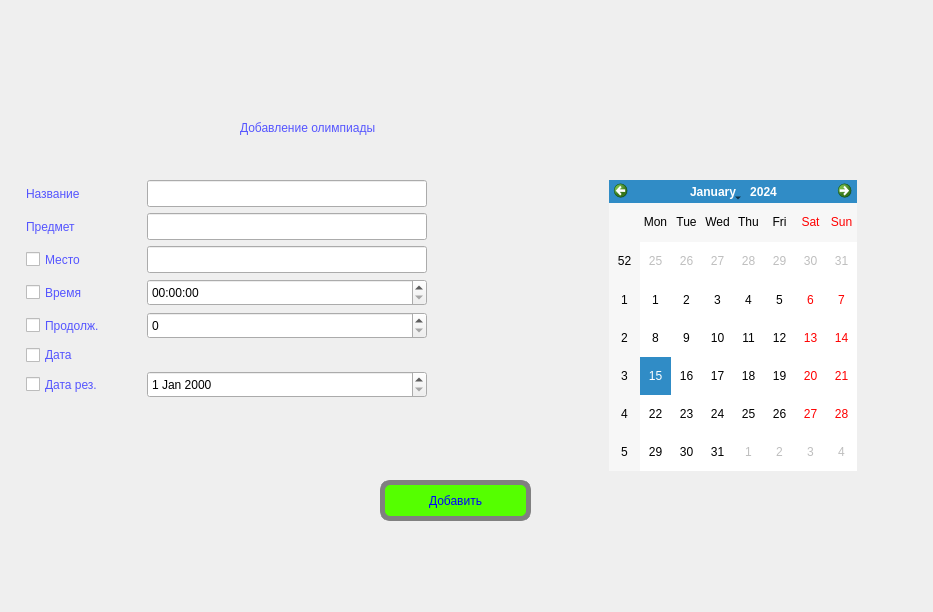
<?xml version="1.0" encoding="UTF-8"?>
<ui version="4.0">
 <class>Dialog</class>
 <widget class="QDialog" name="Dialog">
  <property name="geometry">
   <rect>
    <x>0</x>
    <y>0</y>
    <width>933</width>
    <height>612</height>
   </rect>
  </property>
  <property name="windowTitle">
   <string>Dialog</string>
  </property>
  <widget class="QPushButton" name="pushButton">
   <property name="geometry">
    <rect>
     <x>380</x>
     <y>480</y>
     <width>151</width>
     <height>41</height>
    </rect>
   </property>
   <property name="minimumSize">
    <size>
     <width>151</width>
     <height>41</height>
    </size>
   </property>
   <property name="maximumSize">
    <size>
     <width>151</width>
     <height>41</height>
    </size>
   </property>
   <property name="styleSheet">
    <string notr="true">#pushButton {
background-color: rgb(85, 255, 0);
font: 75 10pt &quot;MS Shell Dlg 2&quot;;
border-radius: 10px;
border: 5px solid grey;
color: blue;
}

#pushButton:hover {
border: 5px solid #5555ff;
}</string>
   </property>
   <property name="text">
    <string>Добавить</string>
   </property>
  </widget>
  <widget class="QWidget" name="layoutWidget">
   <property name="geometry">
    <rect>
     <x>26</x>
     <y>180</y>
     <width>831</width>
     <height>291</height>
    </rect>
   </property>
   <layout class="QHBoxLayout" name="horizontalLayout_6">
    <item>
     <layout class="QVBoxLayout" name="verticalLayout_3">
      <item>
       <layout class="QVBoxLayout" name="verticalLayout_2">
        <item>
         <layout class="QVBoxLayout" name="verticalLayout">
          <item>
           <layout class="QHBoxLayout" name="horizontalLayout">
            <item alignment="Qt::AlignLeft">
             <widget class="QLabel" name="label_2">
              <property name="minimumSize">
               <size>
                <width>115</width>
                <height>0</height>
               </size>
              </property>
              <property name="maximumSize">
               <size>
                <width>110</width>
                <height>27</height>
               </size>
              </property>
              <property name="styleSheet">
               <string notr="true">color: rgb(85, 85, 255);
font: italic 15pt &quot;Monotype Corsiva&quot;;

</string>
              </property>
              <property name="text">
               <string>Название</string>
              </property>
             </widget>
            </item>
            <item>
             <widget class="QLineEdit" name="edit_title">
              <property name="minimumSize">
               <size>
                <width>280</width>
                <height>27</height>
               </size>
              </property>
              <property name="maximumSize">
               <size>
                <width>280</width>
                <height>27</height>
               </size>
              </property>
             </widget>
            </item>
           </layout>
          </item>
          <item>
           <layout class="QHBoxLayout" name="horizontalLayout_2">
            <item alignment="Qt::AlignLeft">
             <widget class="QLabel" name="label_3">
              <property name="minimumSize">
               <size>
                <width>115</width>
                <height>0</height>
               </size>
              </property>
              <property name="maximumSize">
               <size>
                <width>110</width>
                <height>27</height>
               </size>
              </property>
              <property name="styleSheet">
               <string notr="true">color: rgb(85, 85, 255);
font: italic 15pt &quot;Monotype Corsiva&quot;;

</string>
              </property>
              <property name="text">
               <string>Предмет</string>
              </property>
             </widget>
            </item>
            <item>
             <widget class="QLineEdit" name="edit_subject">
              <property name="minimumSize">
               <size>
                <width>280</width>
                <height>27</height>
               </size>
              </property>
              <property name="maximumSize">
               <size>
                <width>280</width>
                <height>27</height>
               </size>
              </property>
             </widget>
            </item>
           </layout>
          </item>
          <item>
           <layout class="QHBoxLayout" name="horizontalLayout_3">
            <item alignment="Qt::AlignLeft">
             <widget class="QCheckBox" name="checkBox_place">
              <property name="minimumSize">
               <size>
                <width>115</width>
                <height>0</height>
               </size>
              </property>
              <property name="maximumSize">
               <size>
                <width>110</width>
                <height>27</height>
               </size>
              </property>
              <property name="styleSheet">
               <string notr="true">color: rgb(85, 85, 255);
font: italic 15pt &quot;Monotype Corsiva&quot;;
</string>
              </property>
              <property name="text">
               <string>Место</string>
              </property>
              <property name="iconSize">
               <size>
                <width>50</width>
                <height>50</height>
               </size>
              </property>
             </widget>
            </item>
            <item>
             <widget class="QLineEdit" name="edit_place">
              <property name="minimumSize">
               <size>
                <width>280</width>
                <height>27</height>
               </size>
              </property>
              <property name="maximumSize">
               <size>
                <width>280</width>
                <height>27</height>
               </size>
              </property>
             </widget>
            </item>
           </layout>
          </item>
          <item>
           <layout class="QHBoxLayout" name="horizontalLayout_4">
            <item alignment="Qt::AlignLeft">
             <widget class="QCheckBox" name="checkBox_time">
              <property name="minimumSize">
               <size>
                <width>115</width>
                <height>0</height>
               </size>
              </property>
              <property name="maximumSize">
               <size>
                <width>110</width>
                <height>27</height>
               </size>
              </property>
              <property name="styleSheet">
               <string notr="true">color: rgb(85, 85, 255);
font: italic 15pt &quot;Monotype Corsiva&quot;;
</string>
              </property>
              <property name="text">
               <string>Время</string>
              </property>
              <property name="iconSize">
               <size>
                <width>50</width>
                <height>50</height>
               </size>
              </property>
             </widget>
            </item>
            <item>
             <widget class="QTimeEdit" name="timeEdit">
              <property name="minimumSize">
               <size>
                <width>280</width>
                <height>27</height>
               </size>
              </property>
              <property name="maximumSize">
               <size>
                <width>280</width>
                <height>27</height>
               </size>
              </property>
             </widget>
            </item>
           </layout>
          </item>
         </layout>
        </item>
        <item>
         <layout class="QHBoxLayout" name="horizontalLayout_8">
          <item alignment="Qt::AlignLeft">
           <widget class="QCheckBox" name="checkBox_duration">
            <property name="minimumSize">
             <size>
              <width>115</width>
              <height>0</height>
             </size>
            </property>
            <property name="maximumSize">
             <size>
              <width>110</width>
              <height>27</height>
             </size>
            </property>
            <property name="styleSheet">
             <string notr="true">color: rgb(85, 85, 255);
font: italic 15pt &quot;Monotype Corsiva&quot;;
</string>
            </property>
            <property name="text">
             <string>Продолж.</string>
            </property>
            <property name="iconSize">
             <size>
              <width>50</width>
              <height>50</height>
             </size>
            </property>
           </widget>
          </item>
          <item>
           <widget class="QSpinBox" name="spinbox_duration">
            <property name="minimumSize">
             <size>
              <width>280</width>
              <height>27</height>
             </size>
            </property>
            <property name="maximumSize">
             <size>
              <width>280</width>
              <height>16777215</height>
             </size>
            </property>
           </widget>
          </item>
         </layout>
        </item>
        <item>
         <layout class="QHBoxLayout" name="horizontalLayout_5">
          <item>
           <widget class="QCheckBox" name="checkBox_date">
            <property name="minimumSize">
             <size>
              <width>115</width>
              <height>0</height>
             </size>
            </property>
            <property name="maximumSize">
             <size>
              <width>110</width>
              <height>27</height>
             </size>
            </property>
            <property name="styleSheet">
             <string notr="true">color: rgb(85, 85, 255);
font: italic 15pt &quot;Monotype Corsiva&quot;;
</string>
            </property>
            <property name="text">
             <string>Дата</string>
            </property>
           </widget>
          </item>
          <item>
           <spacer name="horizontalSpacer">
            <property name="orientation">
             <enum>Qt::Horizontal</enum>
            </property>
            <property name="sizeHint" stdset="0">
             <size>
              <width>40</width>
              <height>20</height>
             </size>
            </property>
           </spacer>
          </item>
         </layout>
        </item>
       </layout>
      </item>
      <item>
       <layout class="QHBoxLayout" name="horizontalLayout_9">
        <item alignment="Qt::AlignLeft">
         <widget class="QCheckBox" name="checkBox_dateres">
          <property name="minimumSize">
           <size>
            <width>115</width>
            <height>0</height>
           </size>
          </property>
          <property name="maximumSize">
           <size>
            <width>110</width>
            <height>27</height>
           </size>
          </property>
          <property name="styleSheet">
           <string notr="true">color: rgb(85, 85, 255);
font: italic 15pt &quot;Monotype Corsiva&quot;;
</string>
          </property>
          <property name="text">
           <string>Дата рез.</string>
          </property>
          <property name="iconSize">
           <size>
            <width>50</width>
            <height>50</height>
           </size>
          </property>
         </widget>
        </item>
        <item>
         <widget class="QDateEdit" name="dateEdit_2">
          <property name="minimumSize">
           <size>
            <width>280</width>
            <height>27</height>
           </size>
          </property>
         </widget>
        </item>
       </layout>
      </item>
      <item>
       <spacer name="verticalSpacer">
        <property name="orientation">
         <enum>Qt::Vertical</enum>
        </property>
        <property name="sizeHint" stdset="0">
         <size>
          <width>20</width>
          <height>40</height>
         </size>
        </property>
       </spacer>
      </item>
     </layout>
    </item>
    <item>
     <spacer name="horizontalSpacer_2">
      <property name="orientation">
       <enum>Qt::Horizontal</enum>
      </property>
      <property name="sizeHint" stdset="0">
       <size>
        <width>40</width>
        <height>20</height>
       </size>
      </property>
     </spacer>
    </item>
    <item>
     <widget class="QCalendarWidget" name="calendarWidget">
      <property name="maximumSize">
       <size>
        <width>416</width>
        <height>309</height>
       </size>
      </property>
     </widget>
    </item>
   </layout>
  </widget>
  <widget class="QLabel" name="label">
   <property name="geometry">
    <rect>
     <x>240</x>
     <y>100</y>
     <width>418</width>
     <height>56</height>
    </rect>
   </property>
   <property name="maximumSize">
    <size>
     <width>10000000</width>
     <height>10000000</height>
    </size>
   </property>
   <property name="styleSheet">
    <string notr="true">color: rgb(85, 85, 255);
font: italic 28pt &quot;Monotype Corsiva&quot;;

</string>
   </property>
   <property name="text">
    <string>Добавление олимпиады</string>
   </property>
  </widget>
 </widget>
 <resources/>
 <connections/>
</ui>
